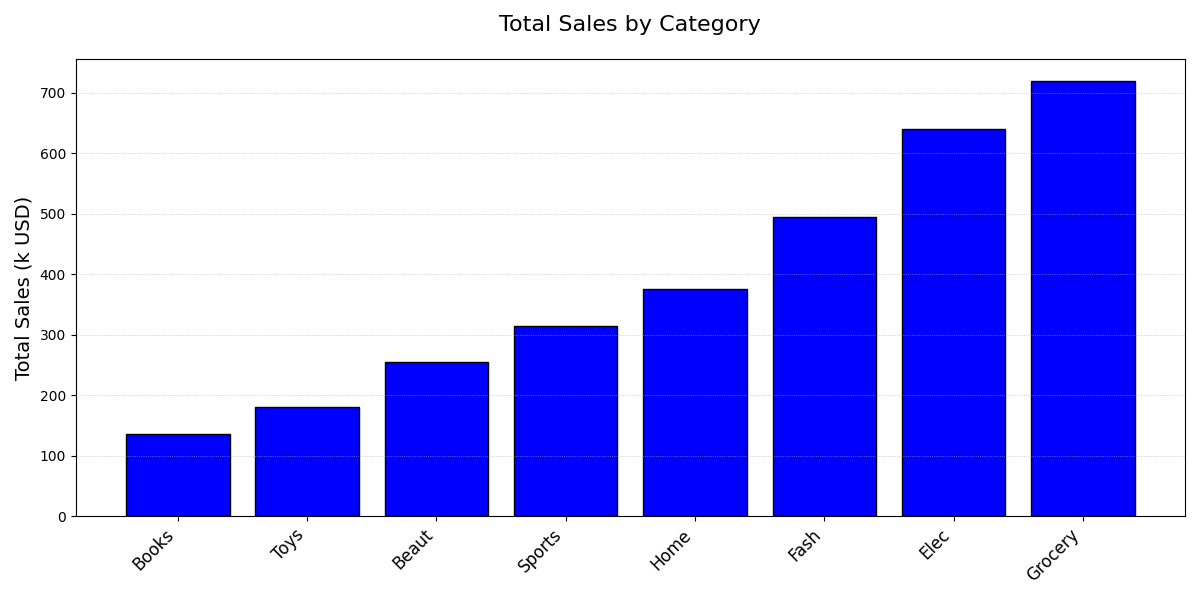

Here is the Python script that generated this plot:
import matplotlib.pyplot as plt
import numpy as np

categories = ["Elec", "Fash", "Home", "Beaut", "Toys", "Books", "Sports", "Grocery"]

sales_data = [
    [120, 110, 105, 100, 95, 110],
    [80, 85, 90, 85, 80, 75],
    [50, 55, 60, 65, 70, 75],
    [30, 35, 40, 45, 50, 55],
    [20, 30, 25, 35, 30, 40],
    [10, 15, 20, 25, 30, 35],
    [40, 45, 50, 55, 60, 65],
    [100, 120, 110, 130, 120, 140]
]

# Calculate total sales per category and sort
sales_data = np.sum(sales_data, axis=1)
sorted_indices = np.argsort(sales_data)

sorted_categories = [categories[i] for i in sorted_indices]
sorted_sales_data = np.array([sales_data[i] for i in sorted_indices])

fig, ax = plt.subplots(figsize=(12, 6))

# Set a single consistent color across all data groups
bars = ax.bar(sorted_categories, sorted_sales_data, color='blue', edgecolor='black')

ax.set_title('Total Sales by Category', fontsize=16, pad=20)
ax.set_ylabel('Total Sales (k USD)', fontsize=14)
ax.set_xticklabels(sorted_categories, rotation=45, ha='right', fontsize=12)

ax.grid(axis='y', linestyle=':', linewidth=0.5, alpha=0.9)
plt.tight_layout()

plt.show()
